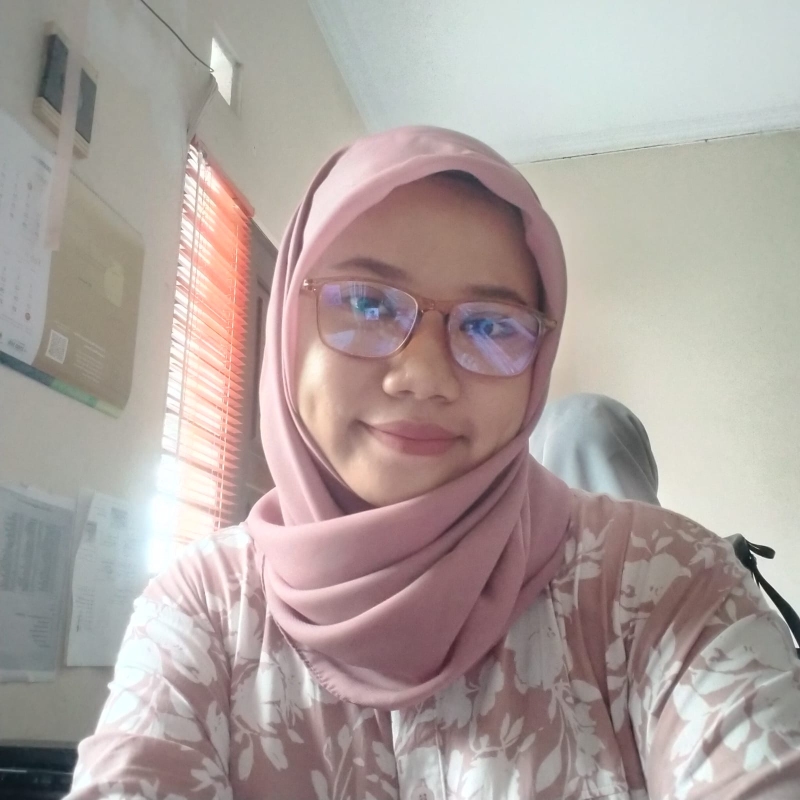
#> input picture media/faces/0ac82588-8871-453e-8a44-77643b699cb9_b.jpg, 1600 x 1600 px (shown at 1/2 size); its folder holds only this picture in this run
$ python -i median_filter.py   (imports and definitions only)
#> lines starting #> are read from the running program, lines starting #| are printed output that depends on the picture
import io
import base64
import numpy as np
import cv2
from PIL import Image


def analyze_median_filter(image_path):
    """
    Median Filter Detection — detect traces of median filtering.

    Median filters replace each pixel with the median of its neighbours,
    which smooths noise but also creates characteristic "staircase" artefacts
    in gradient maps. Comparing the ratio of mean to standard deviation of
    gradients in small blocks reveals inconsistent median-filter application.

    We apply a median filter to the image, then compute the per-pixel
    difference (original vs median-filtered). Regions that were already
    median-filtered show significantly less change than untouched regions.

    Returns:
        dict with keys:
            median_map_base64  – heatmap of median filter residue
            mean_residue       – average residue magnitude
            max_residue        – peak residue
            inconsistency_pct  – % of blocks with inconsistent filtering
            analysis           – human-readable conclusion
    """
    img = cv2.imread(image_path, cv2.IMREAD_GRAYSCALE)
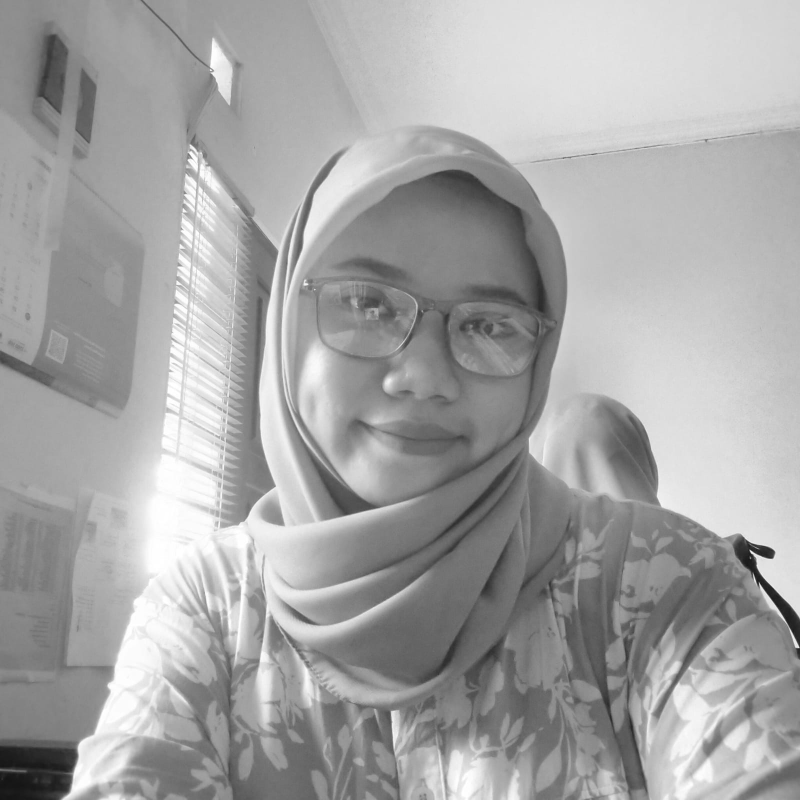
#> img: shape (1600, 1600) (shown at 1/2 size); min 13, max 255, mean 165.1
    if img is None:
        raise ValueError("Gagal membaca gambar")

    img_f = img.astype(np.float64)

    # Apply a 3x3 median filter
    median_filtered = cv2.medianBlur(img, 3).astype(np.float64)

    # Residue: how much each pixel changed
    residue = np.abs(img_f - median_filtered)
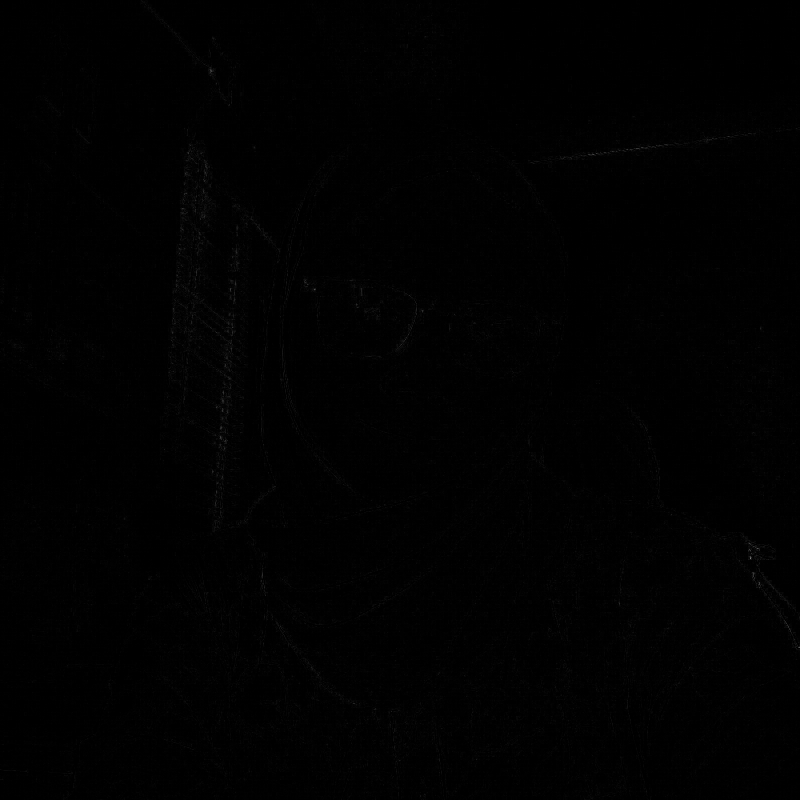
#> residue: shape (1600, 1600) float64 (shown at 1/2 size); min 0, max 89, mean 0.4; drawn with min black and max white

    mean_residue = float(np.mean(residue))
#> mean_residue = 0.364
    max_residue = float(np.max(residue))
#> max_residue = 89

    # Block-wise analysis
    h, w = residue.shape
#> h = 1600; w = 1600
    block_size = 32
    blocks_y = h // block_size
#> blocks_y = 50
    blocks_x = w // block_size
#> blocks_x = 50
    block_means = []

    for by in range(blocks_y):
        for bx in range(blocks_x):
            patch = residue[by * block_size:(by + 1) * block_size,
                            bx * block_size:(bx + 1) * block_size]
            block_means.append(float(np.mean(patch)))
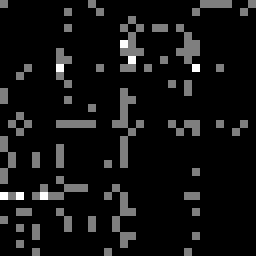
#> patch: shape (32, 32) float64 (shown 8 times larger); min 0, max 2, mean 0.143; drawn with min black and max white
#> after the loop, block_means = 2500 values, max 2.88 at index 612, min 0.00391 at index 82, mean 0.364

    block_means = np.array(block_means)
    global_mean = float(np.mean(block_means))
#> global_mean = 0.364
    global_std = float(np.std(block_means))
#> global_std = 0.324

    # Inconsistency: blocks with very low residue (already filtered)
    # or very high residue (never filtered / different source)
    low_thresh = max(global_mean - 2 * global_std, 0)
#> low_thresh = 0
    high_thresh = global_mean + 2 * global_std
#> high_thresh = 1.01
    inconsistent = np.sum((block_means < low_thresh) | (block_means > high_thresh))
#> inconsistent = 95
    inconsistency_pct = float(inconsistent / len(block_means) * 100) if len(block_means) > 0 else 0.0
#> inconsistency_pct = 3.8

    # Build map
    fmap = np.zeros((blocks_y, blocks_x), dtype=np.float64)
#> fmap: shape (50, 50) float64; every value is 0
    for i, bm in enumerate(block_means):
        by = i // blocks_x
        bx = i % blocks_x
        fmap[by, bx] = bm
#> this loop made 2500 passes
#> (bm, by, bx) on passes 1 to 3: (0.0537, 0, 0), (0.0547, 0, 1), (0.0801, 0, 2)
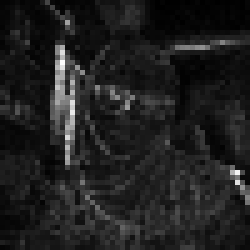
#> fmap: shape (50, 50) float64 (shown 5 times larger); min 0.00391, max 2.88, mean 0.364; drawn with min black and max white

    fmap_resized = cv2.resize(fmap, (w, h), interpolation=cv2.INTER_NEAREST)
    fmap_norm = np.clip(fmap_resized / max(global_mean * 3, 1) * 255, 0, 255).astype(np.uint8)
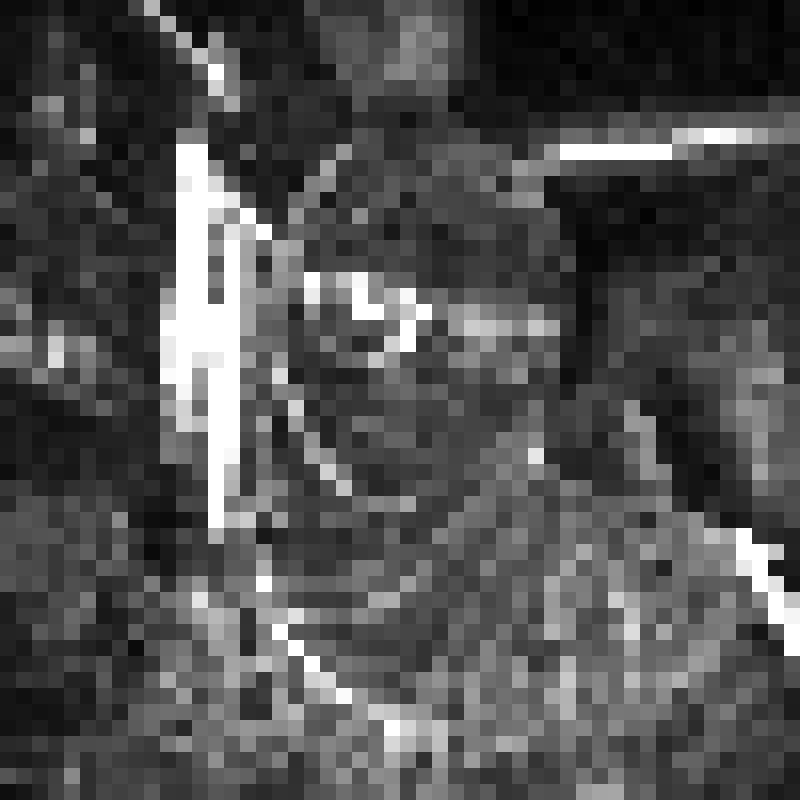
#> fmap_norm: shape (1600, 1600) (shown at 1/2 size); min 0, max 255, mean 79.8

    # Colormap
    heatmap_color = cv2.applyColorMap(fmap_norm, cv2.COLORMAP_MAGMA)
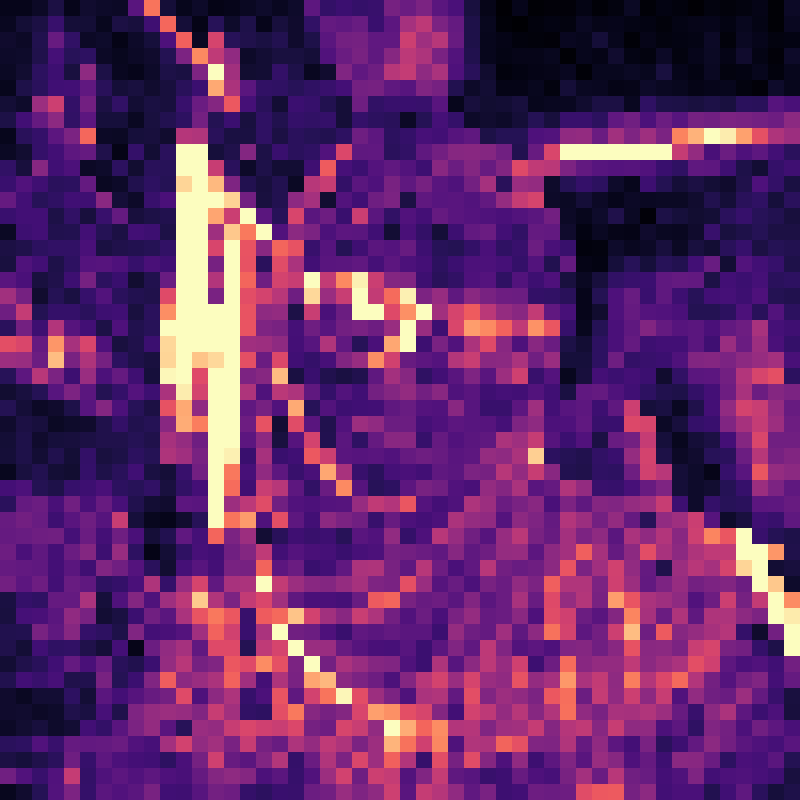
#> heatmap_color: shape (1600, 1600, 3) (shown at 1/2 size); mean B, G, R 105.6, 39.5, 99.7
    heatmap_color = cv2.cvtColor(heatmap_color, cv2.COLOR_BGR2RGB)

    # Blend
    original = cv2.imread(image_path)
#> original is the input picture: shape (1600, 1600, 3); mean B, G, R 158.4, 162.1, 173.6
    original_rgb = cv2.cvtColor(original, cv2.COLOR_BGR2RGB)
    blended = cv2.addWeighted(original_rgb, 0.4, heatmap_color, 0.6, 0)
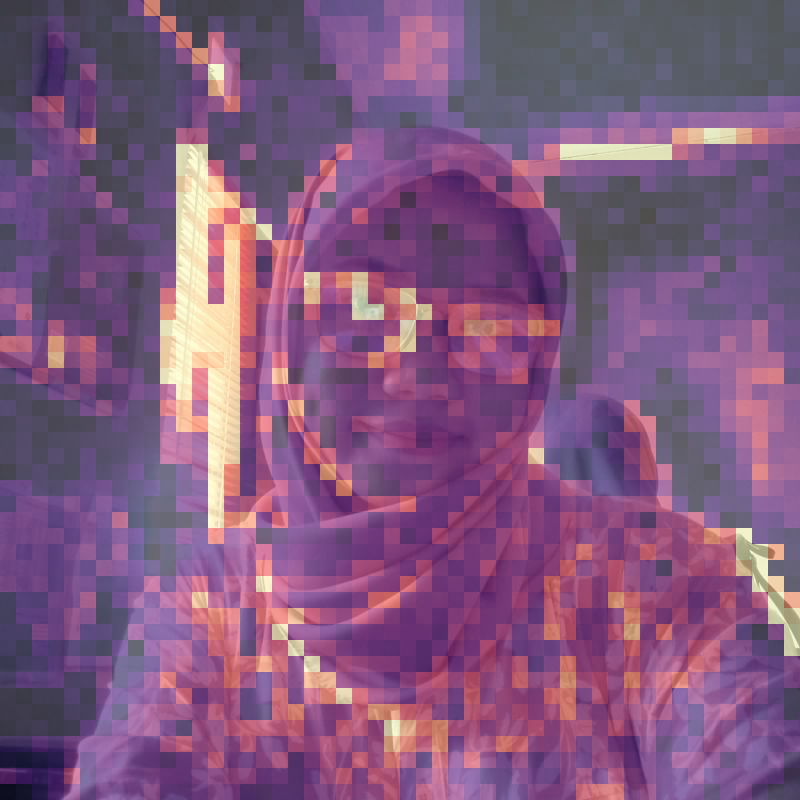
#> blended: shape (1600, 1600, 3) (shown at 1/2 size); mean R, G, B 129.3, 88.5, 126.7

    result_img = Image.fromarray(blended)
    buf = io.BytesIO()
    result_img.save(buf, 'JPEG', quality=90)
    buf.seek(0)
    median_b64 = base64.b64encode(buf.read()).decode('utf-8')

    # Analysis text
    if inconsistency_pct < 3:
        conclusion = (
            "Pola median filter **seragam** di seluruh gambar. "
            "Tidak terdeteksi manipulasi berbasis median filter."
        )
    elif inconsistency_pct < 10:
        conclusion = (
            "Terdeteksi **ketidakseragaman median filter ringan**. "
            "Beberapa area mungkin telah melalui proses filter yang berbeda."
        )
    elif inconsistency_pct < 25:
        conclusion = (
            "Terdeteksi **median filter tidak merata** yang signifikan. "
            "Beberapa bagian gambar telah di-smooth/denoise lebih agresif, "
            "mengindikasikan kemungkinan editing parsial."
        )
    else:
        conclusion = (
            "Gambar menunjukkan **perbedaan median filter sangat tinggi**. "
            "Kemungkinan merupakan gabungan dari sumber berbeda, "
            "di mana setiap sumber memiliki tingkat denoise berbeda."
        )

    return {
        'median_map_base64': median_b64,
        'mean_residue': round(mean_residue, 4),
        'max_residue': round(max_residue, 2),
        'inconsistency_pct': round(inconsistency_pct, 2),
        'analysis': conclusion,
    }

>>> result = analyze_median_filter('../../media/faces/0ac82588-8871-453e-8a44-77643b699cb9_b.jpg')
#> result = 5 items

$ run again, on media/faces/0c4ba02e-7593-44ea-adee-454290691ba9_b.jpg
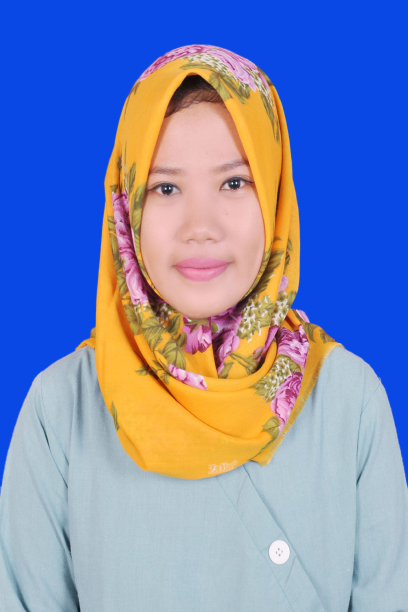
#> input picture media/faces/0c4ba02e-7593-44ea-adee-454290691ba9_b.jpg, 408 x 612 px
#> in analyze_median_filter, `img = cv2.imread(image_path, cv2.IMREAD_GRAYSCALE)`:
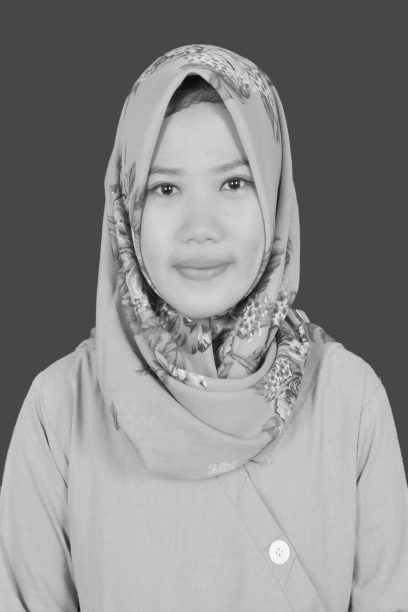
#> img: shape (612, 408); min 13, max 249, mean 138.4
#> mean_residue = 1.13
#> max_residue = 140
#> after the loop in analyze_median_filter, `for by in range(blocks_y):`: block_means = 228 values, max 7.13 at index 31, min 0 at index 0, mean 1.18
#> global_mean = 1.18
#> global_std = 1.39
#> low_thresh = 0
#> high_thresh = 3.97
#> inconsistent = 15
#> inconsistency_pct = 6.58
#> the loop in analyze_median_filter, `for i, bm in enumerate(block_means):` made 228 passes
#> (bm, by, bx) on passes 1 to 3: (0, 0, 0), (0, 0, 1), (0, 0, 2)
#> in analyze_median_filter, original is the input picture: shape (612, 408, 3); mean B, G, R 181, 137.3, 125.9
#> in analyze_median_filter, `blended = cv2.addWeighted(original_rgb, 0.4, heatmap_color, 0.6, 0)`:
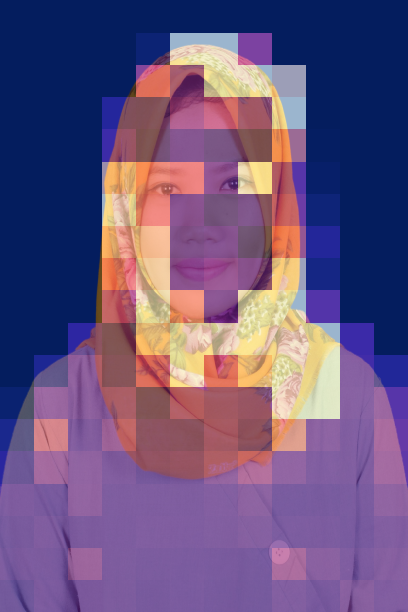
#> blended: shape (612, 408, 3); mean R, G, B 105.5, 83.5, 126.6
#> result = 5 items

$ run again, on media/faces/132fe741-7b72-4561-8817-831fa4b59ce5_a.jpg
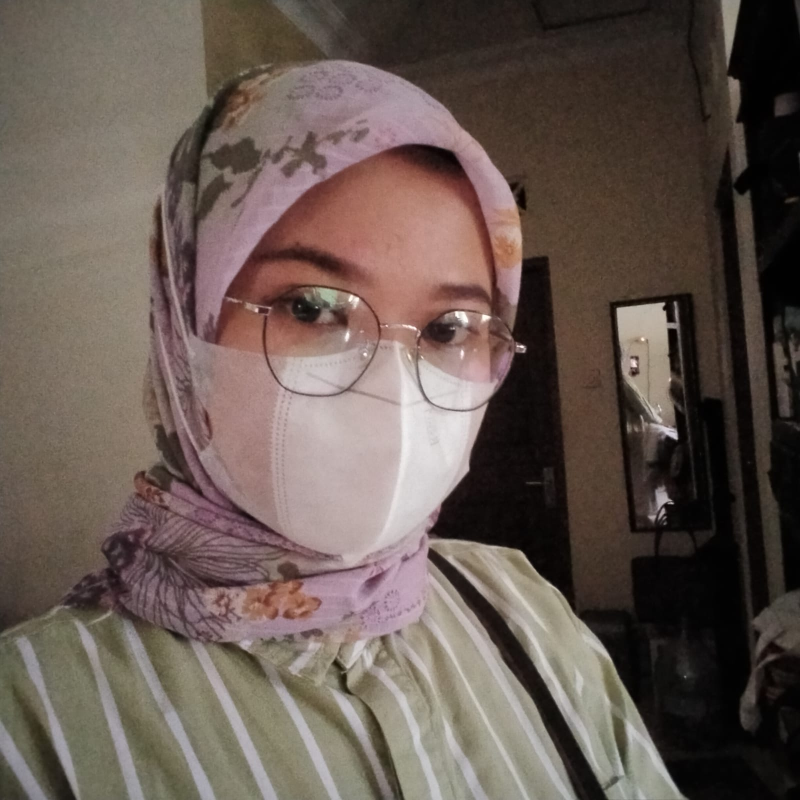
#> input picture media/faces/132fe741-7b72-4561-8817-831fa4b59ce5_a.jpg, 1600 x 1600 px (shown at 1/2 size)
#> mean_residue = 0.441
#> max_residue = 39
#> after the loop in analyze_median_filter, `for by in range(blocks_y):`:
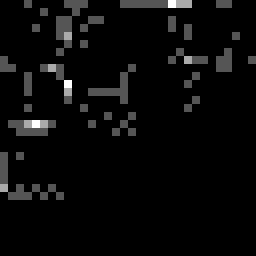
#> patch: shape (32, 32) float64 (shown 8 times larger); min 0, max 3, mean 0.116; drawn with min black and max white
#> after the loop in analyze_median_filter, `for by in range(blocks_y):`: block_means = 2500 values, max 1.57 at index 1290, min 0 at index 48, mean 0.441
#> global_mean = 0.441
#> global_std = 0.217
#> low_thresh = 0.00724
#> high_thresh = 0.876
#> inconsistent = 99
#> inconsistency_pct = 3.96
#> the loop in analyze_median_filter, `for i, bm in enumerate(block_means):` made 2500 passes
#> (bm, by, bx) on passes 1 to 3: (0.304, 0, 0), (0.292, 0, 1), (0.259, 0, 2)
#> in analyze_median_filter, original is the input picture: shape (1600, 1600, 3); mean B, G, R 81.9, 89, 102.7
#> in analyze_median_filter, `blended = cv2.addWeighted(original_rgb, 0.4, heatmap_color, 0.6, 0)`:
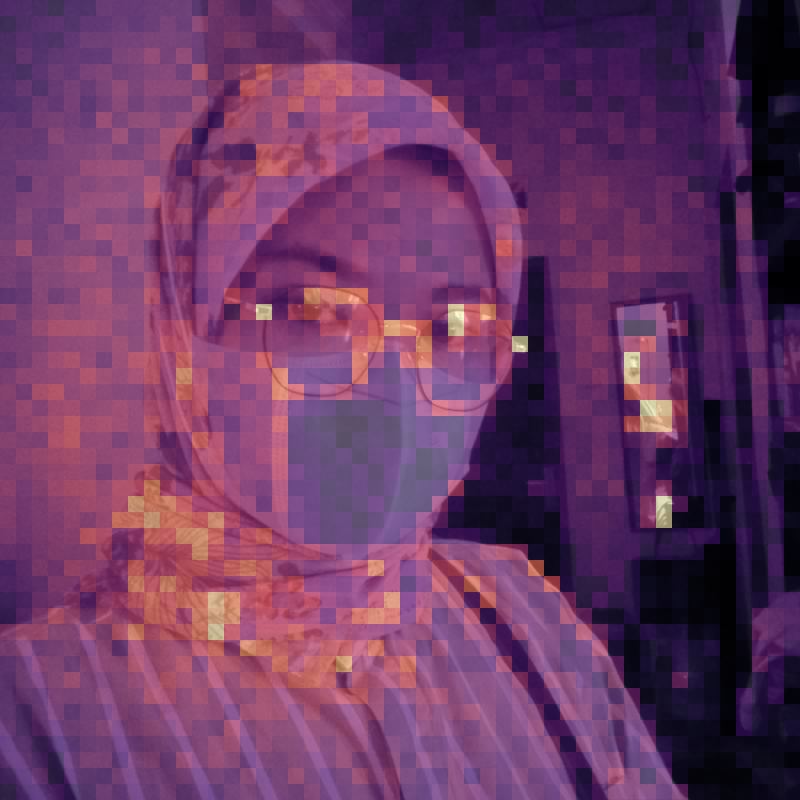
#> blended: shape (1600, 1600, 3) (shown at 1/2 size); mean R, G, B 108.2, 56.8, 100
#> result = 5 items
